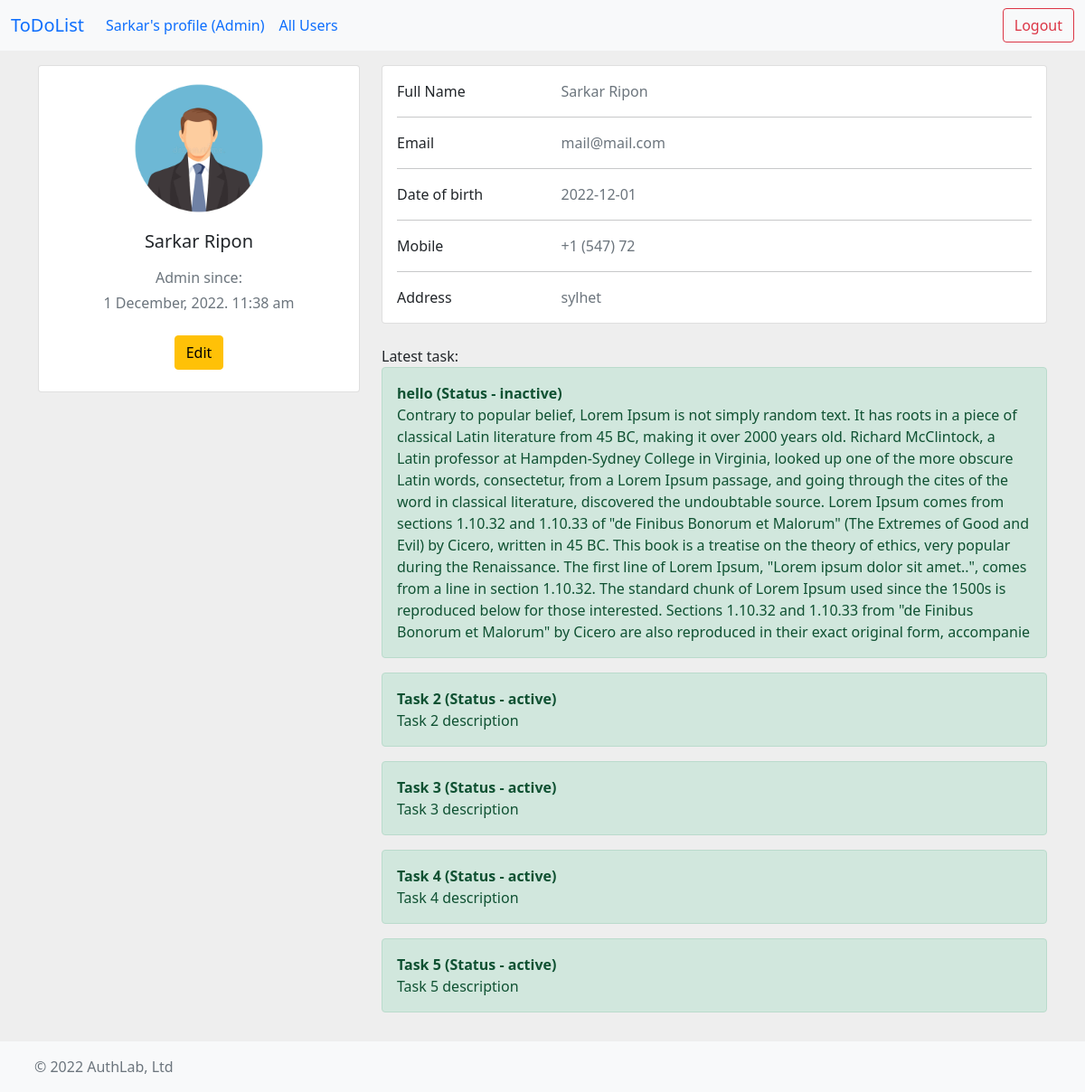
Page /profile.php?id=1 (signed in) on the committed database.
### tables this page shows
CREATE TABLE `todo_users` (
  `id` int(10) NOT NULL,
  `first_name` varchar(20) NOT NULL,
  `last_name` varchar(20) NOT NULL,
  `email` varchar(30) NOT NULL,
  `password` varchar(256) NOT NULL,
  `dob` date NOT NULL,
  `mobile` varchar(11) NOT NULL,
  `address` varchar(100) NOT NULL,
  `member_since` timestamp NOT NULL DEFAULT current_timestamp() ON UPDATE current_timestamp(),
  `role` enum('member','admin') NOT NULL DEFAULT 'member',
  `propic` longtext NOT NULL
);

CREATE TABLE `todo_tasks` (
  `id` int(11) NOT NULL,
  `title` varchar(100) NOT NULL,
  `description` text NOT NULL,
  `created_by` int(11) NOT NULL,
  `status` enum('active','inactive','finished') NOT NULL DEFAULT 'active',
  `created_at` timestamp NOT NULL DEFAULT current_timestamp(),
  `updated_at` timestamp NOT NULL DEFAULT current_timestamp()
);

### profile.php (the view, shortened to what this page needs)
<?php include  'header.php' ?>
<?php
require 'connection.php';
$id = $_GET['id'];
$sql = "SELECT * FROM todo_users where id= $id";
$result = $conn->query($sql);
$rows = $result->fetch_all(MYSQLI_ASSOC);
?>
<section class=" w-auto p-3" style="background-color: #eee;">
    <div class="container-sm">
        <?php foreach ($rows as $row) : ?>
            <div class="row">
                <div class="col-lg-4">
                    <div class="card mb-4">
                        <div class="card-body text-center">
                            <img src="<?php echo $row['propic']; ?>" alt="avatar" class="rounded-circle img-fluid" style=" height: 150px; width: 150px ;">
                            <h5 class="my-3"><?php echo $row['first_name'] . " " . $row['last_name']; ?></h5>
                            <p class="text-muted mb-1"><?php echo ucfirst($_SESSION['loggedInUser']['role']); ?> since:</p>
                            <p class="text-muted mb-4"><?php echo date('j F, Y. g:i a', strtotime($row['member_since'])); ?></p>
                            <div class="d-flex justify-content-center mb-2">
                                <a type="button" class="btn btn-warning" href="editProfile.php?id=<?php echo $row['id']. "&source=member";?>">Edit</a>
                            </div>
                        </div>
                    </div>
                </div>
                <div class="col-lg-8">
                    <div class="card mb-4">
                        <div class="card-body">
                            <div class="row">
                                <div class="col-sm-3">
                                    <p class="mb-0">Full Name</p>
                                </div>
                                <div class="col-sm-9">
                                    <p class="text-muted mb-0"><?php echo $row['first_name'] . " " . $row['last_name']; ?></p>
                                </div>
                            </div>
                            <hr>
                            <div class="row">
                                <div class="col-sm-3">
                                    <p class="mb-0">Email</p>
                                </div>
                                <div class="col-sm-9">
                                    <p class="text-muted mb-0"><?php echo $row['email']; ?></p>
                                </div>
                            </div>
                            <hr>
                            <div class="row">
                                <div class="col-sm-3">
                                    <p class="mb-0">Date of birth</p>
                                </div>
                                <div class="col-sm-9">
                                    <p class="text-muted mb-0"><?php echo $row['dob']; ?></p>
                                </div>
                            </div>
                            <hr>
                            <div class="row">
                                <div class="col-sm-3">
                                    <p class="mb-0">Mobile</p>
                                </div>
                                <div class="col-sm-9">
                                    <p class="text-muted mb-0"><?php echo $row['mobile']; ?></p>
                                </div>
                            </div>
                            <hr>
                            <div class="row">
                                <div class="col-sm-3">
                                    <p class="mb-0">Address</p>
                                </div>
                                <div class="col-sm-9">
                                    <p class="text-muted mb-0"><?php echo $row['address']; ?></p>
                                </div>
                            </div>
                        </div>
                    </div>
                    <?php
                    require 'connection.php';
                    $id = $_GET['id'];
                    $sql = "SELECT * FROM todo_tasks WHERE created_by = $id ORDER BY created_at ASC";
                    $result = $conn->query($sql);
                    $latestTask = $result->fetch_all(MYSQLI_ASSOC);
                    ?>
                    <div class="form-group">
                        <label for="bio">Latest task:</label>
                        <?php foreach ($latestTask as $row) : ?>
                            <p class='alert alert-success'><?php echo "<b>".$row['title'] . " (Status - " . $row['status'] . ") <br> </b>". $row['description']?></p>
                        <?php endforeach; ?>
                    </div>
                </div>
            </div>
        <?php endforeach; ?>
    </div>
</section>
<?php include  'footer.php' ?>

### header.php (shortened to what this page needs)
<!doctype html>
<html lang="en" class="h-100">
<head>
    <link rel="stylesheet" href="https://cdnjs.cloudflare.com/ajax/libs/bootstrap/5.0.1/css/bootstrap.min.css" />
    <link href="https://getbootstrap.com/docs/5.2/examples/sticky-footer/sticky-footer.css" rel="stylesheet">
</head>
<body class="d-flex flex-column h-100">
    <nav class="navbar navbar-expand-lg bg-light">
        <div class="container-fluid">
            <a class="navbar-brand" href="index.php">ToDoList</a>
            <div class="collapse navbar-collapse" id="navbarScroll">
                <ul class="navbar-nav me-auto my-2 my-lg-0 navbar-nav-scroll" style="--bs-scroll-height: 100px;">
                    <?php if (isset($_SESSION['loggedInUser'])) : ?>
                        <li class="nav-item">
                            <a class="nav-link" href="profile.php?id=<?php echo $_SESSION['loggedInUser']['id']; ?>"> <?php echo $_SESSION['loggedInUser']['first_name']; ?>'s profile (<?php echo ucfirst($_SESSION['loggedInUser']['role']); ?>) </a>
                        </li>
                    <?php endif; ?>
                    <?php if (isset($_SESSION['loggedInUser']['role']) && $_SESSION['loggedInUser']['role'] == 'admin') : ?>
                        <li class="nav-item">
                            <a class="nav-link" href="allMember.php">All Users</a>
                        </li>
                    <?php endif; ?>
                </ul>
                <?php if (isset($_SESSION['loggedInUser'])) : ?>
                    <form class="d-flex" action="logout.php" method="POST">
                        <button class="btn btn-outline-danger" type="submit">Logout</button>
                    </form>
                <?php endif; ?>
            </div>
        </div>
    </nav>

### footer.php (shortened to what this page needs)
<footer class="footer mt-auto py-3 bg-light">
    <div class="col-md-4 d-flex align-items-center">
        <a href="index.php" class="mb-3 me-2 mb-md-0 text-muted text-decoration-none lh-1">
            <svg class="bi" width="30" height="24">
                <use xlink:href="#bootstrap" />
            </svg>
        </a>
        <span class="mb-3 mb-md-0 text-muted">&copy; 2022 AuthLab, Ltd</span>
    </div>
</footer>
</body>
</html>

### rows in the picture
todo_users: propic (picture), first_name "Sarkar", last_name "Ripon", member_since "1 December, 2022. 11:38 am", email "mail@mail.com", dob "2022-12-01", mobile "+1 (547) 72", address "sylhet"
todo_tasks: title "hello", status "inactive", description "Contrary to popular belief, Lorem Ipsum is not simply random text. It has roots in a piece of classical Latin literature from 45 BC, making it over 2000 years old. Richard McClintock, a Latin professor at Hampden-Sydney College in Virginia, looked up one of the more obscure Latin words, consectetur, from a Lorem Ipsum passage, and going through the cites of the word in classical literature, discovered the undoubtable source. Lorem Ipsum comes from sections 1.10.32 and 1.10.33 of \"de Finibus Bonorum et Malorum\" (The Extremes of Good and Evil) by Cicero, written in 45 BC. This book is a treatise on the theory of ethics, very popular during the Renaissance. The first line of Lorem Ipsum,…"
todo_tasks: title "Task 2", status "active", description "Task 2 description"
todo_tasks: title "Task 3", status "active", description "Task 3 description"
todo_tasks: title "Task 4", status "active", description "Task 4 description"
todo_tasks: title "Task 5", status "active", description "Task 5 description"

### other values in the picture
$_SESSION['loggedInUser']['first_name'] "Sarkar"
$_SESSION['loggedInUser']['role'] "Admin"
